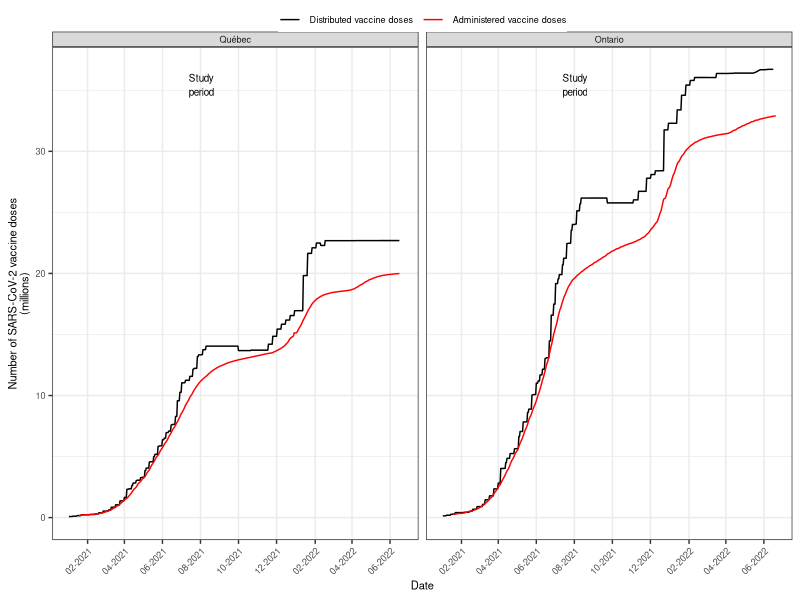
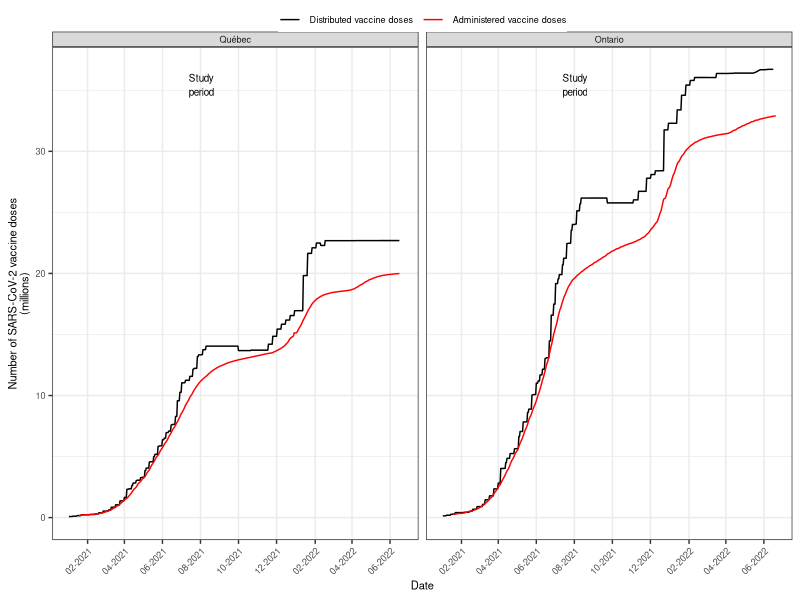

Reproduce these figures in R, in order.
library(tidyverse)

theme_set(theme_bw())

# load data
dat_admin <- read_csv("./response-reviewers/data-public-raw/phac-vaccination-administration.csv")
dat_distr <- read_csv("./response-reviewers/data-public-raw/phac-vaccination-distribution.csv")

head(dat_admin)
head(dat_distr)

# keep only total numbers
dat_admin <- select(dat_admin, pruid, prename, date = as_of_date, nb_dose = numtotal_all_administered)
dat_distr <- select(dat_distr, pruid, prename, date = report_date, nb_dose = numtotal_all_distributed)

## fix typo, at row 4579 it says 2021 when it should be 2022
dat_admin[4570:4580, ]
dat_admin$date[dat_admin$prename == "Quebec" & dat_admin$nb_dose == 15136037] <- as.Date("2022-01-02")

# bind together and reshape
dat_admin <- mutate(dat_admin, type = "Administered vaccine doses")
dat_distr <- mutate(dat_distr, type = "Distributed vaccine doses")

data_vax <- bind_rows(dat_admin, dat_distr)

data_vax <- filter(data_vax, prename %in% c("Quebec", "Ontario"))
data_vax <- mutate(data_vax,
                   prename = factor(prename,
                                    c("Quebec", "Ontario"),
                                    c("Québec", "Ontario")),
                   type = factor(type,
                                 c("Distributed vaccine doses", "Administered vaccine doses")))
data_vax <- arrange(data_vax, prename, date)

# keep only until start of summer 2022 (or December 2021?)
data_vax <- filter(data_vax, date <= "2022-06-20")
# data_vax <- filter(data_vax, date <= "2021-12-31")

# plot
p <- ggplot(data_vax, aes(x = date, y = nb_dose / 10^6)) +
  # background for study period
  annotate(geom = "rect", alpha = .2,
           xmin = as.Date("2021-07-03"), xmax = as.Date("2021-11-13"),
           ymin = -10, ymax = max(data_vax$nb_dose) + 40) +
  annotate(geom = "text", label = "Study\nperiod", hjust = 0, vjust = 0.8,
           size = 2.5,
           x = as.Date("2021-07-03")+10,
           y = 36) +
  
  # plot data
  geom_line(aes(col = type)) +
  scale_colour_manual(values = c("black", "red")) + ## review
  
  facet_wrap(~prename) +
  scale_x_date(date_labels = "%m-%Y", date_breaks = "2 months") +
  coord_cartesian(ylim = c(0, max(data_vax$nb_dose)  / 10^6)) +
  
  labs(x = "Date", y = "Number of SARS-CoV-2 vaccine doses\n(millions)",
       col = NULL) +
       # caption = "Data from PHAC's Canadian report on COVID-19 vaccine doses and administered, respectively (as of 2023-02-22)") +
  theme(
    # make axis and facet text legible
    axis.title = element_text(size = 8),
    axis.text.y = element_text(size = 6.5),
    axis.text.x = element_text(size = 6.5, angle = 45, hjust = 1),
    strip.text = element_text(size = 6.5, margin = margin(0.08, 0, 0.08, 0, "cm")),
    
    # make legend key bigger and text legible
    legend.text = element_text(size = 6.5),
    legend.position = "top",
    # remove space between plot and legend
    legend.margin = margin(0, 0, 0, 0, "cm"),
    legend.box.margin = margin(0, 0, 0, 0, "cm"),
    legend.box.spacing = unit(0, "cm"),
    # remove minor grid line
    panel.grid.minor.x = element_blank()
  )
p
# Public Health Agency of Canada. Canadian report on COVID-19 vaccine doses distributed. Ottawa: Public Health Agency of Canada; February 16, 2023. https://health-infobase.canada.ca/covid-19/vaccine-distribution/
# Public Health Agency of Canada. Canadian report on COVID-19 vaccine doses administered. Ottawa: Public Health Agency of Canada; February 22, 2023. https://health-infobase.canada.ca/covid-19/vaccine-administration/

png("./response-reviewers/fig/fig_R3_distributed_vaccines_cumul.png",
    width = 16, height = 7.5, units = "cm", res = 320,
    type = "cairo-png")
p
dev.off()

# check gap as of announcement and end of study period
data_vax %>% 
  filter(
    pruid == 24 & date %in% c(as.Date("2021-08-05"), as.Date("2021-09-18") + 5*7+1) | # no administered data on Oct 23 2021
    pruid == 35 & date %in% c(as.Date("2021-09-01"), as.Date("2021-10-09") + 5*7)
  ) %>% 
  unique() %>% 
  group_by(prename, date) %>% 
  mutate(dose_gap = nb_dose - lag(nb_dose))

